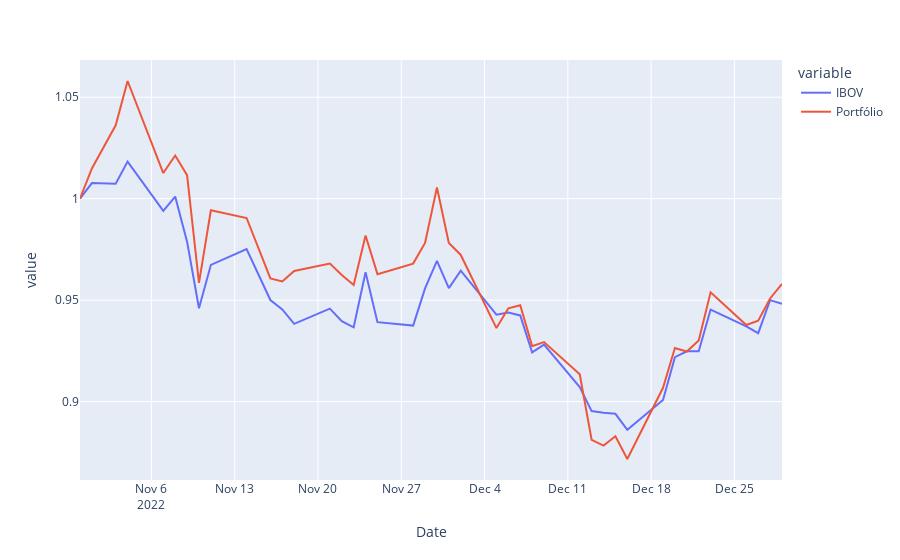

Notebook code for this chart:
### Code cell
base = (1+(ibov_return/100)).cumprod()
px.line(base)
